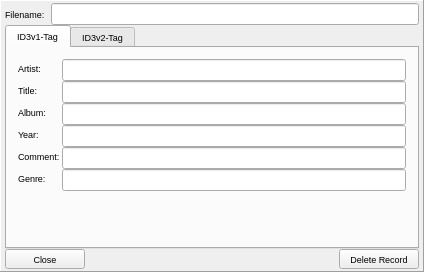
<?xml version="1.0" encoding="UTF-8"?>
<ui version="4.0">
 <class>OimpInfoClass</class>
 <widget class="QWidget" name="OimpInfoClass">
  <property name="geometry">
   <rect>
    <x>0</x>
    <y>0</y>
    <width>424</width>
    <height>272</height>
   </rect>
  </property>
  <property name="windowTitle">
   <string>OimpInfo</string>
  </property>
  <property name="autoFillBackground">
   <bool>true</bool>
  </property>
  <layout class="QVBoxLayout" name="verticalLayout_2">
   <property name="spacing">
    <number>0</number>
   </property>
   <property name="margin">
    <number>0</number>
   </property>
   <item>
    <widget class="QFrame" name="frame">
     <property name="font">
      <font>
       <pointsize>7</pointsize>
      </font>
     </property>
     <property name="frameShape">
      <enum>QFrame::Panel</enum>
     </property>
     <property name="frameShadow">
      <enum>QFrame::Raised</enum>
     </property>
     <property name="lineWidth">
      <number>1</number>
     </property>
     <property name="midLineWidth">
      <number>0</number>
     </property>
     <layout class="QVBoxLayout" name="verticalLayout">
      <property name="spacing">
       <number>0</number>
      </property>
      <property name="leftMargin">
       <number>4</number>
      </property>
      <property name="topMargin">
       <number>2</number>
      </property>
      <property name="rightMargin">
       <number>4</number>
      </property>
      <property name="bottomMargin">
       <number>2</number>
      </property>
      <item>
       <layout class="QHBoxLayout" name="horizontalLayout">
        <item>
         <widget class="QLabel" name="label">
          <property name="font">
           <font>
            <pointsize>7</pointsize>
           </font>
          </property>
          <property name="text">
           <string>Filename:</string>
          </property>
         </widget>
        </item>
        <item>
         <widget class="QLineEdit" name="filename">
          <property name="font">
           <font>
            <pointsize>7</pointsize>
           </font>
          </property>
          <property name="readOnly">
           <bool>true</bool>
          </property>
         </widget>
        </item>
       </layout>
      </item>
      <item>
       <widget class="QTabWidget" name="tabWidget">
        <property name="font">
         <font>
          <pointsize>7</pointsize>
         </font>
        </property>
        <property name="tabShape">
         <enum>QTabWidget::Rounded</enum>
        </property>
        <property name="currentIndex">
         <number>0</number>
        </property>
        <property name="elideMode">
         <enum>Qt::ElideNone</enum>
        </property>
        <property name="usesScrollButtons">
         <bool>true</bool>
        </property>
        <widget class="QWidget" name="id3v1">
         <attribute name="title">
          <string>ID3v1-Tag</string>
         </attribute>
         <layout class="QVBoxLayout" name="verticalLayout_4">
          <item>
           <layout class="QFormLayout" name="formLayout">
            <property name="horizontalSpacing">
             <number>2</number>
            </property>
            <property name="verticalSpacing">
             <number>0</number>
            </property>
            <item row="0" column="0">
             <widget class="QLabel" name="label_2">
              <property name="text">
               <string>Artist:</string>
              </property>
             </widget>
            </item>
            <item row="0" column="1">
             <widget class="QLineEdit" name="v1Artist"/>
            </item>
            <item row="1" column="0">
             <widget class="QLabel" name="label_3">
              <property name="text">
               <string>Title:</string>
              </property>
             </widget>
            </item>
            <item row="1" column="1">
             <widget class="QLineEdit" name="v1Title"/>
            </item>
            <item row="2" column="0">
             <widget class="QLabel" name="label_4">
              <property name="text">
               <string>Album:</string>
              </property>
             </widget>
            </item>
            <item row="2" column="1">
             <widget class="QLineEdit" name="v1Album"/>
            </item>
            <item row="3" column="0">
             <widget class="QLabel" name="label_5">
              <property name="text">
               <string>Year:</string>
              </property>
             </widget>
            </item>
            <item row="3" column="1">
             <widget class="QLineEdit" name="v1Year"/>
            </item>
            <item row="4" column="0">
             <widget class="QLabel" name="label_6">
              <property name="text">
               <string>Comment:</string>
              </property>
             </widget>
            </item>
            <item row="4" column="1">
             <widget class="QLineEdit" name="v1Comment"/>
            </item>
            <item row="5" column="0">
             <widget class="QLabel" name="label_13">
              <property name="text">
               <string>Genre:</string>
              </property>
             </widget>
            </item>
            <item row="5" column="1">
             <widget class="QLineEdit" name="v1Genre"/>
            </item>
           </layout>
          </item>
         </layout>
        </widget>
        <widget class="QWidget" name="id3v2">
         <attribute name="title">
          <string>ID3v2-Tag</string>
         </attribute>
         <layout class="QVBoxLayout" name="verticalLayout_3">
          <item>
           <layout class="QFormLayout" name="formLayout_2">
            <property name="horizontalSpacing">
             <number>2</number>
            </property>
            <property name="verticalSpacing">
             <number>0</number>
            </property>
            <item row="0" column="0">
             <widget class="QLabel" name="label_10">
              <property name="text">
               <string>Artist:</string>
              </property>
             </widget>
            </item>
            <item row="0" column="1">
             <widget class="QLineEdit" name="v2Artist">
              <property name="readOnly">
               <bool>true</bool>
              </property>
             </widget>
            </item>
            <item row="1" column="0">
             <widget class="QLabel" name="label_11">
              <property name="text">
               <string>Title:</string>
              </property>
             </widget>
            </item>
            <item row="1" column="1">
             <widget class="QLineEdit" name="v2Title">
              <property name="readOnly">
               <bool>true</bool>
              </property>
             </widget>
            </item>
            <item row="2" column="0">
             <widget class="QLabel" name="label_9">
              <property name="text">
               <string>Album:</string>
              </property>
             </widget>
            </item>
            <item row="2" column="1">
             <widget class="QLineEdit" name="v2Album">
              <property name="readOnly">
               <bool>true</bool>
              </property>
             </widget>
            </item>
            <item row="3" column="0">
             <widget class="QLabel" name="label_8">
              <property name="text">
               <string>Year:</string>
              </property>
             </widget>
            </item>
            <item row="3" column="1">
             <widget class="QLineEdit" name="v2Year">
              <property name="readOnly">
               <bool>true</bool>
              </property>
             </widget>
            </item>
            <item row="4" column="0">
             <widget class="QLabel" name="label_7">
              <property name="text">
               <string>Comment:</string>
              </property>
             </widget>
            </item>
            <item row="4" column="1">
             <widget class="QLineEdit" name="v2Comment">
              <property name="readOnly">
               <bool>true</bool>
              </property>
             </widget>
            </item>
            <item row="5" column="0">
             <widget class="QLabel" name="label_14">
              <property name="text">
               <string>Genre:</string>
              </property>
             </widget>
            </item>
            <item row="5" column="1">
             <widget class="QLineEdit" name="v2Genre"/>
            </item>
            <item row="6" column="0">
             <widget class="QLabel" name="label_12">
              <property name="text">
               <string>Remixer:</string>
              </property>
             </widget>
            </item>
            <item row="6" column="1">
             <widget class="QLineEdit" name="v2Remixer">
              <property name="readOnly">
               <bool>true</bool>
              </property>
             </widget>
            </item>
           </layout>
          </item>
         </layout>
        </widget>
       </widget>
      </item>
      <item>
       <layout class="QHBoxLayout" name="horizontalLayout_2">
        <item>
         <widget class="QPushButton" name="closeButton">
          <property name="sizePolicy">
           <sizepolicy hsizetype="Minimum" vsizetype="Minimum">
            <horstretch>0</horstretch>
            <verstretch>0</verstretch>
           </sizepolicy>
          </property>
          <property name="maximumSize">
           <size>
            <width>16777215</width>
            <height>25</height>
           </size>
          </property>
          <property name="text">
           <string>Close</string>
          </property>
          <property name="icon">
           <iconset resource="../resources.qrc">
            <normaloff>:/icons/resources/cancel.png</normaloff>:/icons/resources/cancel.png</iconset>
          </property>
         </widget>
        </item>
        <item>
         <spacer name="horizontalSpacer">
          <property name="orientation">
           <enum>Qt::Horizontal</enum>
          </property>
          <property name="sizeHint" stdset="0">
           <size>
            <width>40</width>
            <height>20</height>
           </size>
          </property>
         </spacer>
        </item>
        <item>
         <widget class="QPushButton" name="deleteButton">
          <property name="sizePolicy">
           <sizepolicy hsizetype="Minimum" vsizetype="Minimum">
            <horstretch>0</horstretch>
            <verstretch>0</verstretch>
           </sizepolicy>
          </property>
          <property name="maximumSize">
           <size>
            <width>16777215</width>
            <height>25</height>
           </size>
          </property>
          <property name="text">
           <string>Delete Record</string>
          </property>
          <property name="icon">
           <iconset resource="../resources.qrc">
            <normaloff>:/icons/resources/trash-16.png</normaloff>:/icons/resources/trash-16.png</iconset>
          </property>
         </widget>
        </item>
       </layout>
      </item>
     </layout>
    </widget>
   </item>
  </layout>
 </widget>
 <layoutdefault spacing="6" margin="11"/>
 <resources>
  <include location="../resources.qrc"/>
 </resources>
 <connections/>
</ui>
